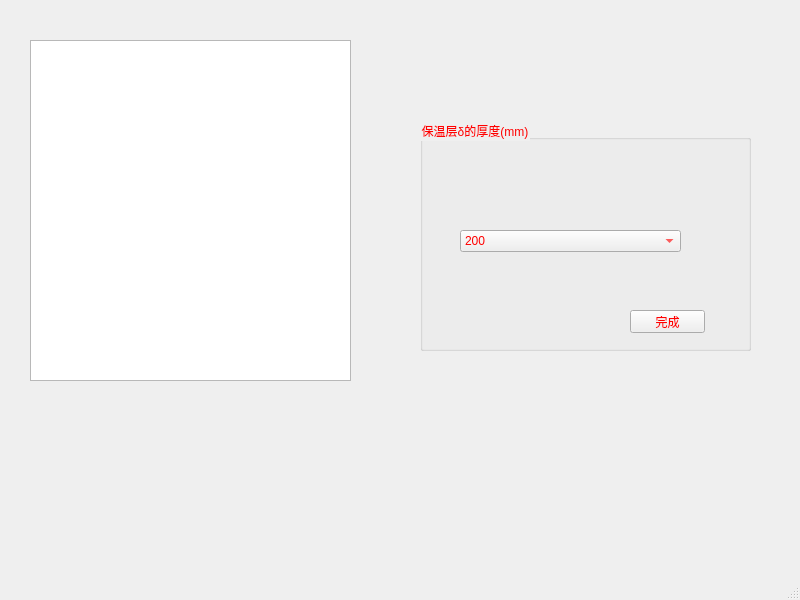
<?xml version="1.0" encoding="UTF-8"?>
<ui version="4.0">
 <class>MainWindow</class>
 <widget class="QMainWindow" name="MainWindow">
  <property name="geometry">
   <rect>
    <x>0</x>
    <y>0</y>
    <width>800</width>
    <height>600</height>
   </rect>
  </property>
  <property name="windowTitle">
   <string>MainWindow</string>
  </property>
  <widget class="QWidget" name="centralwidget">
   <widget class="QGraphicsView" name="graphicsView">
    <property name="geometry">
     <rect>
      <x>30</x>
      <y>40</y>
      <width>321</width>
      <height>341</height>
     </rect>
    </property>
    <property name="styleSheet">
     <string notr="true">border-image: url(:/wuding1/1.png);</string>
    </property>
   </widget>
   <widget class="QGroupBox" name="groupBox">
    <property name="geometry">
     <rect>
      <x>420</x>
      <y>120</y>
      <width>331</width>
      <height>231</height>
     </rect>
    </property>
    <property name="styleSheet">
     <string notr="true">color: rgb(255, 0, 0);
font: 8pt &quot;楷体&quot;;</string>
    </property>
    <property name="title">
     <string>保温层δ的厚度(mm)</string>
    </property>
    <widget class="QComboBox" name="comboBox">
     <property name="geometry">
      <rect>
       <x>40</x>
       <y>110</y>
       <width>221</width>
       <height>22</height>
      </rect>
     </property>
     <item>
      <property name="text">
       <string>200</string>
      </property>
     </item>
     <item>
      <property name="text">
       <string>170</string>
      </property>
     </item>
     <item>
      <property name="text">
       <string>140</string>
      </property>
     </item>
     <item>
      <property name="text">
       <string>110</string>
      </property>
     </item>
     <item>
      <property name="text">
       <string>90</string>
      </property>
     </item>
    </widget>
    <widget class="QPushButton" name="fff">
     <property name="geometry">
      <rect>
       <x>210</x>
       <y>190</y>
       <width>75</width>
       <height>23</height>
      </rect>
     </property>
     <property name="text">
      <string>完成</string>
     </property>
    </widget>
   </widget>
  </widget>
  <widget class="QMenuBar" name="menubar">
   <property name="geometry">
    <rect>
     <x>0</x>
     <y>0</y>
     <width>800</width>
     <height>22</height>
    </rect>
   </property>
  </widget>
  <widget class="QStatusBar" name="statusbar"/>
 </widget>
 <resources>
  <include location="../pic/wuding.qrc"/>
 </resources>
 <connections/>
</ui>
